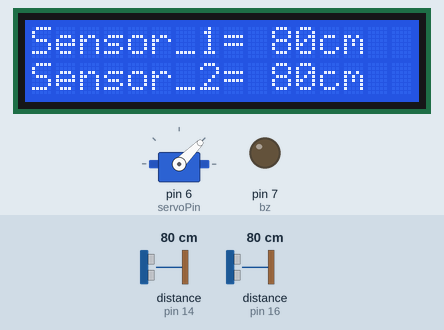
A sketch run on a simulated Arduino Uno, built with avr-gcc and run on an emulated ATmega328P. Parts: servo, 16×2 character LCD, output pins drawn as LEDs (lit = HIGH). Wiring (inferred from the names in the program): 2 × ultrasonic range finder: trigger pin 15, echo pin 14 / trigger pin 17, echo pin 16. Inputs (shaded band) come from the test bench; at power-on: distance to the obstacle (sensors on pin 14, pin 16) 80 cm. The echo pulse lasts 58.3 µs per cm; pins used as bus, display or sensor lines are not drawn.

Above: at 7.1 s.
7.7 s: distance to the obstacle (sensor on pin 14) set to 23 cm
At 10.1 s:
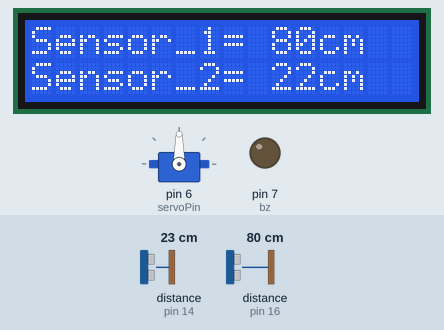
11.8 s: distance to the obstacle (sensor on pin 14) set to 19 cm
At 14.2 s:
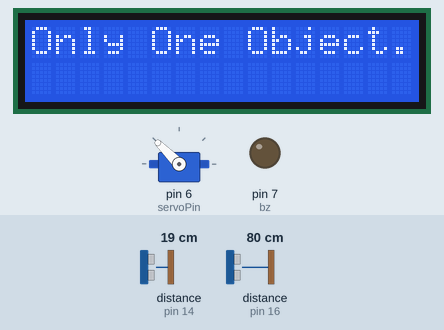
15.9 s: distance to the obstacle (sensor on pin 16) set to 2 cm
At 22.9 s:
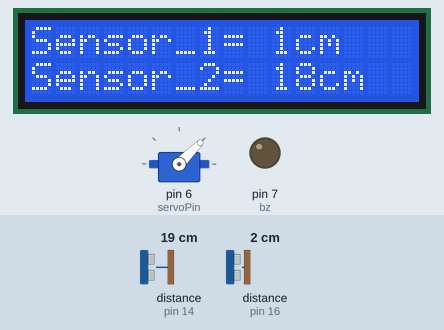
24.0 s: distance to the obstacle (sensor on pin 16) set to 4 cm
At 28.2 s:
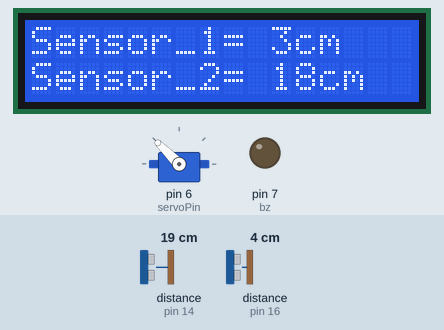
32.1 s: distance to the obstacle (sensor on pin 14) set to 2 cm
At 40.1 s:
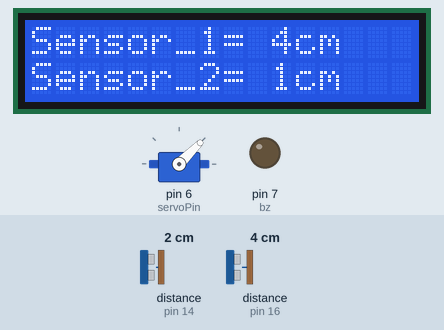
40.2 s: distance to the obstacle (sensor on pin 16) set to 9 cm
At 42.9 s:
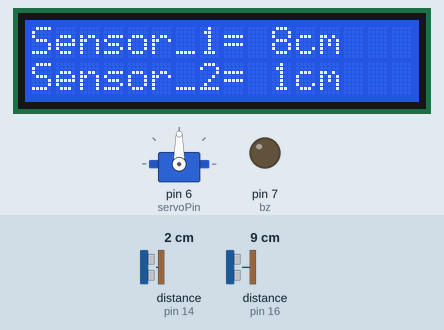
Timing chart, 0 to 45.3 s (numbered marks = the images above; inputs shaded):
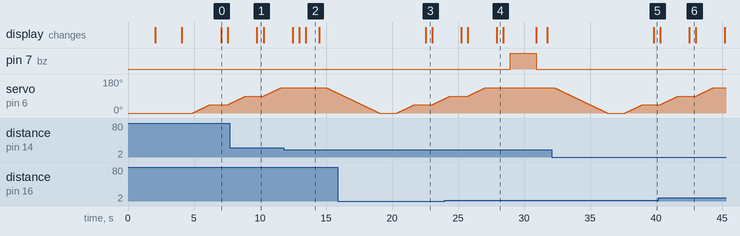

Measured:
- the behaviour switches between 21 and 20 cm on distance to the obstacle (sensor on pin 14) (found by bisection; images 1 and 2)
- after the input at 7.7 s, the display: changes after 2.1 s (image 1)
- after the input at 15.9 s, the display: changes after 6.7 s (image 3)
- after the input at 32.1 s, the display: changes after 7.7 s (image 5)
- what the display in image 0 shows lasts 0.5 s, from 7.1 s to 7.6 s
- what the display in image 2 shows lasts 1.0 s, from 13.5 s to 14.5 s

The sketch:

Test10-19.ino
```cpp
#include <Servo.h>
#include <LiquidCrystal.h>
LiquidCrystal lcd(13, 12, 5, 4, 3, 2);
int inputPin = 16; // connect digital I/O d4 to the ECHO/Rx Pin
int outputPin = 17; // connect digital I/O d5 to the TRIG/TX Pin
int inputPin1 = 14; // connect digital I/O d4 to the ECHO/Rx Pin
int outputPin1 = 15; // connect digital I/O d5 to the TRIG/TX Pin
int servoPin = 6;
int bz = 7;
int a, b, c, d, e, f;
int distance, distance1, distance2, distance3;
Servo servo;
int angle = 0;  // servo position in degrees
void setup()
{
  pinMode(inputPin, INPUT);
  pinMode(outputPin, OUTPUT);
  pinMode(inputPin1, INPUT);
  pinMode(outputPin1, OUTPUT);
  pinMode(bz, OUTPUT);
  servo.attach(servoPin);
  servo.write(0);
  digitalWrite(bz, LOW);
  lcd.begin(16, 2);
  lcd.setCursor(0, 0);
  lcd.print("WELCOME TO IIST");
  lcd.setCursor(0, 1);
  lcd.print("INDORE");
  delay(2000);
  lcd.clear();
  lcd.setCursor(0, 0);
  lcd.print("Covid Protective");
  lcd.setCursor(0, 1);
  lcd.print("Robot ");
  delay(2000);
  lcd.clear();
}

void loop()
{

  // Scan from 0 to 180 degrees...
  // Scaning from 0 to 45 and taking reading on 45...
  delay(800);
  for (angle = 0; angle <= 45; angle++)
  {
    servo.write(angle);
    delay(30);
  }

  //Assigning value of Sensor_1 and Sensor_2 to a & b
  delay(800);
  Sensor1();
  a = distance1;
  Sensor2();
  b = distance3;

  //Printing Distance on LCD..
  print_distance();


  // Scaning from 45 to 90 and taking reading on 90 ...
  for (angle = 45; angle <= 90; angle++)
  {
    servo.write(angle);
    delay(30);
  }

  //Assigning value of Sensor_1 and Sensor_2 to c & d
  delay(800);
  Sensor1();
  c = distance1;
  Sensor2();
  d = distance3;

  //Printing Distance on LCD..
  print_distance();


  // Scaning from 90 to 135 and taking reading on 135...
  for (angle = 90; angle <= 135; angle++)
  {
    servo.write(angle);
    delay(30);
  }

  //Assigning value of Sensor_1 and Sensor_2 to e & f
  delay(800);
  Sensor1();
  e = distance1;
  Sensor2();
  f = distance3;

  //Printing Distance on LCD..
  print_distance();

  delay(500);

  // Condition to check servo from 45 to 135
  // Assume a , b , c , d , e , f is 6 Ultrasonic sensor's reading....

  // If No Reading from All Sensor

  if ((a > 20 && b > 20) && (c > 20 && d > 20) && (e > 20 && f > 20))
  {
    lcd.print("Nothing Detected...");
    delay(1000);
    lcd.clear();
  }


  // If Reading  from any one sensor
  else if ((a > 20 && b > 20) && (c > 20 && d > 20) && ((e < 20 && f < 20) || (e > 20 && f < 20) || (e < 20 && f > 20)))
  {
    lcd.print("Only One Object..");
    delay(1000);
    lcd.clear();
  }

  else if (((a < 20 && b < 20) || (a > 20 && b < 20) || (a < 20 && b > 20)) && (c > 20 && d > 20) && (e > 20 && f > 20))
  {
    lcd.print("Only One Object..");
    delay(1000);
    lcd.clear();
  }

  else if ((a > 20 && b > 20)  && ((c < 20 && d < 20) || (c > 20 && d < 20) || (c < 20 && d > 20)) && (e > 20 && f > 20))
  {
    lcd.print("Only One Object..");
    delay(1000);
    lcd.clear();
  }


  // If Two Simultaneous Sensor got reading  c d and e f
  else if ((a > 20 && b > 20) && ((c > 20 && d < 20) || (c < 20 && d > 20) || (c < 20 && d < 20)) && ((e < 20 && f < 20) || (e > 20 && f < 20) || (e < 20 && f > 20)))
  {
    digitalWrite(bz, HIGH);
    delay(2000);
    digitalWrite(bz, LOW);
    No_SocialDistancing();
    delay(800);
    lcd.clear();
  }

  else if (((a < 20 && b < 20) || (a > 20 && b < 20) || (a < 20 && b > 20)) && ((c > 20 && d < 20) || (c < 20 && d > 20) || (c < 20 && d < 20)) && (e > 20 && f > 20))
  {
    digitalWrite(bz, HIGH);
    delay(2000);
    digitalWrite(bz, LOW);
    No_SocialDistancing();
    delay(800);
    lcd.clear();
  }


  // If all Sensor got reading together
  else if (((a < 20 && b < 20) || (a > 20 && b < 20) || (a < 20 && b > 20)) && ((c > 20 && d < 20) || (c < 20 && d > 20) || (c < 20 && d < 20)) && ((e < 20 && f < 20) || (e > 20 && f < 20) || (e < 20 && f > 20)))
  {
    digitalWrite(bz, HIGH);
    delay(2000);
    digitalWrite(bz, LOW);
    No_SocialDistancing();
    delay(800);
    lcd.clear();
  }
  else
  {
    SocialDistancing();
    delay(800);
    lcd.clear();
  }
  delay(500);

  // Shift Servo from 135 - 180 to getvalue on 135 again
//  for (angle = 135; angle <= 180 ; angle++)
//  {
//    servo.write(angle);
//    delay(30);
//  }
//  delay(30);
  for (angle = 135; angle >= 0 ; angle--)
  {
    servo.write(angle);
    delay(30);
  }
  delay(500);


}

void Sensor1()
{
  digitalWrite(outputPin, LOW);  // send low pulse for 2μs
  delayMicroseconds(2);
  digitalWrite(outputPin, HIGH); // send high pulse for 10μs
  delayMicroseconds(10);
  digitalWrite(outputPin, LOW);  // back to low pulse
  distance = pulseIn(inputPin, HIGH);  // read echo value
  distance1 = distance / 29 / 2; // in cm
}
void Sensor2()
{
  digitalWrite(outputPin1, LOW);  // send low pulse for 2μs
  delayMicroseconds(2);
  digitalWrite(outputPin1, HIGH); // send high pulse for 10μs
  delayMicroseconds(10);
  digitalWrite(outputPin1, LOW);  // back to low pulse
  distance2 = pulseIn(inputPin1, HIGH);  // read echo value
  distance3 = distance2 / 29 / 2; // in cm
}

void print_distance()
{
  lcd.setCursor(0, 0);
  lcd.print("Sensor_1= ");
  lcd.print(distance1);
  lcd.print("cm");
  lcd.setCursor(0, 1);
  lcd.print("Sensor_2= ");
  lcd.print(distance3);
  lcd.print("cm");
  delay(500);
  lcd.clear();
}

void SocialDistancing()
{
  lcd.setCursor(0, 0);
  lcd.print("Social ");
  lcd.setCursor(0, 1);
  lcd.print("   Distancing....");
}

void No_SocialDistancing()
{
  lcd.setCursor(0, 0);
  lcd.print("No Social ");
  lcd.setCursor(0, 1);
  lcd.print("   Distancing....");
}
```
